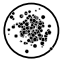

Write Python code to recreate this figure.

import numpy as np
import matplotlib.pyplot as plt


while True:

    seed = 4086
    # seed = np.random.randint(10000)
    print(seed)
    np.random.seed(seed)

    # Set up the circular background
    fig, ax = plt.subplots(figsize=(3, 3))
    ax.set_aspect('equal')
    ax.set_xlim([-.32, .32])
    ax.set_ylim([-.32, .32])
    circle = plt.Circle((0, 0), .3, color='k', lw=5, fill=False)
    ax.add_artist(circle)

    N = 150

    # Generate random coordinates for the points in a 2D Gaussian distribution
    mean = [0, 0]
    cov = [[0.01, 0], [0, 0.01]]
    x, y = np.random.multivariate_normal(mean, cov, N).T
    print(np.round(x, 2))
    print(np.round(y, 2))

    # Plot the black points
    s_r = np.random.uniform(10, 150, N)
    ax.scatter(x, y, color='black', s=s_r, ec='w')

    ax.axis('off')
    # Show the plot
    plt.savefig('icon.png', dpi=150, transparent=True, bbox_inches='tight')
    plt.show()
